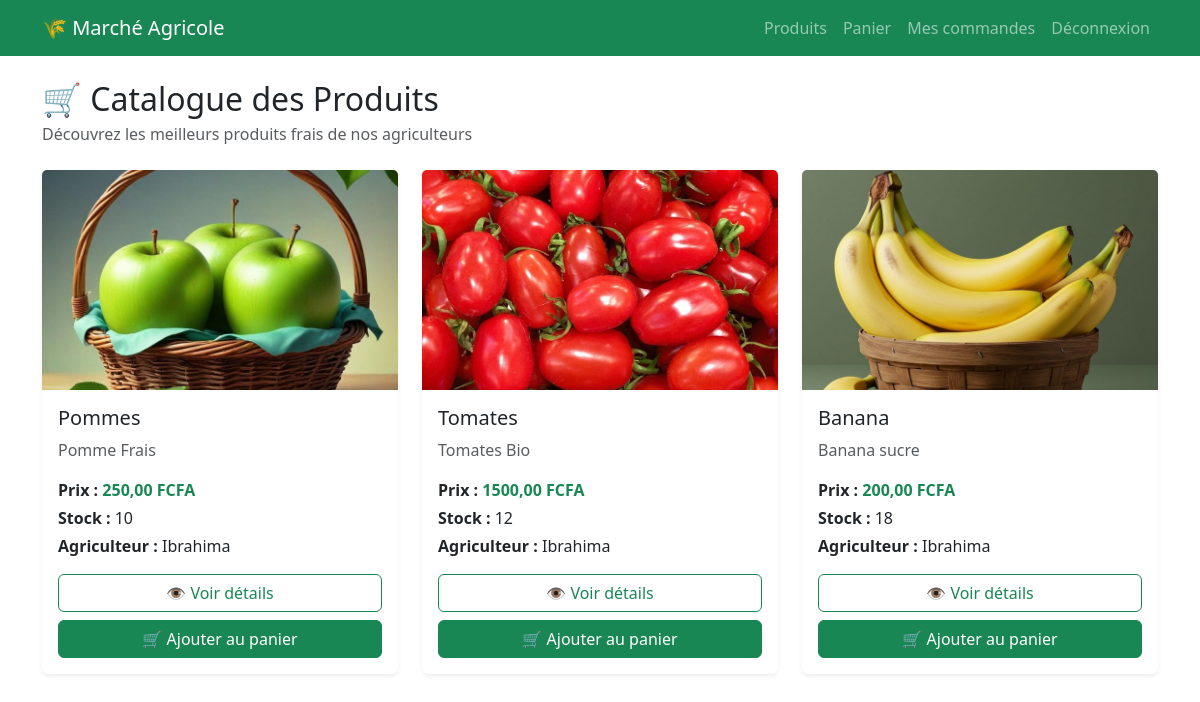
The app's page /produits/ (signed in) with its own data.
### produits/models.py (models this page shows, shortened)
class Produit(models.Model):
    agriculteur = models.ForeignKey(
        settings.AUTH_USER_MODEL,
        on_delete=models.CASCADE,
        related_name='produits'
    )
    nom = models.CharField(max_length=200)
    description = models.TextField()
    prix = models.DecimalField(max_digits=10, decimal_places=2)
    quantite_stock = models.PositiveIntegerField(default=0)
    image = models.ImageField(upload_to='produits/', blank=True, null=True)
    disponible = models.BooleanField(default=True)
    date_creation = models.DateTimeField(auto_now_add=True)

### utilisateurs/models.py (models this page shows, shortened)
class Utilisateur(AbstractUser):
    TYPE_CHOICES = (
        ('agriculteur', 'Agriculteur'),
        ('client', 'Client'),
    )
    type_utilisateur = models.CharField(
        max_length=20,
        choices=TYPE_CHOICES,
        default='client'
    )
    telephone = models.CharField(max_length=20, blank=True, null=True)
    def est_agriculteur(self):
        return self.type_utilisateur == 'agriculteur'

### produits/views.py (the view)
# urls.py: path('', views.catalogue, name='catalogue'),
def catalogue(request):
    produits = Produit.objects.filter(disponible=True)
    return render(request, 'produits/catalogue.html', {'produits': produits})

### templates/produits/catalogue.html (shortened to what this page needs)
{% extends 'base.html' %}
{% block content %}
<div class="container mt-4">
    <div class="d-flex justify-content-between align-items-center flex-wrap mb-4">
        <div>
            <h2 class="mb-1">🛒 Catalogue des Produits</h2>
            <p class="text-muted mb-0">Découvrez les meilleurs produits frais de nos agriculteurs</p>
        </div>
    </div>
    {% if produits %}
    <div class="row">
        {% for produit in produits %}
        <div class="col-md-4 mb-4">
            <div class="card h-100 shadow-sm border-0">
                {% if produit.image %}
                    <img src="{{ produit.image.url }}" class="card-img-top" alt="{{ produit.nom }}" style="height: 220px; object-fit: cover;">
                {% else %}
                    <div class="bg-light d-flex align-items-center justify-content-center" style="height: 220px;">
                        <span class="text-muted">Aucune image</span>
                    </div>
                {% endif %}
                <div class="card-body d-flex flex-column">
                    <h5 class="card-title">{{ produit.nom }}</h5>
                    <p class="card-text text-muted">
                        {{ produit.description|truncatewords:18 }}
                    </p>
                    <p class="mb-1">
                        <strong>Prix :</strong>
                        <span class="text-success fw-bold">{{ produit.prix }} FCFA</span>
                    </p>
                    <p class="mb-1">
                        <strong>Stock :</strong> {{ produit.quantite_stock }}
                    </p>
                    <p class="mb-3">
                        <strong>Agriculteur :</strong> {{ produit.agriculteur.username }}
                    </p>
                    <div class="mt-auto d-grid gap-2">
                        <a href="{% url 'detail_produit' produit.id %}" class="btn btn-outline-success">
                            👁️ Voir détails
                        </a>
                        {% if user.is_authenticated and not user.est_agriculteur %}
                            <a href="{% url 'commandes:ajouter_au_panier' produit.id %}" class="btn btn-success">
                                🛒 Ajouter au panier
                            </a>
                        {% elif not user.is_authenticated %}
                            <a href="{% url 'connexion' %}?next={% url 'catalogue' %}" class="btn btn-success">
                                🔐 Connectez-vous pour acheter
                            </a>
                        {% endif %}
                    </div>
                </div>
            </div>
        </div>
        {% endfor %}
    </div>
    {% endif %}
</div>
{% endblock %}

### records on screen
Produit: image (picture), nom "Pommes", description "Pomme Frais", prix "250,00", quantite_stock "10", agriculteur.username "Ibrahima"
Produit: image (picture), nom "Tomates", description "Tomates Bio", prix "1500,00", quantite_stock "12", agriculteur.username "Ibrahima"
Produit: image (picture), nom "Banana", description "Banana sucre", prix "200,00", quantite_stock "18", agriculteur.username "Ibrahima"
